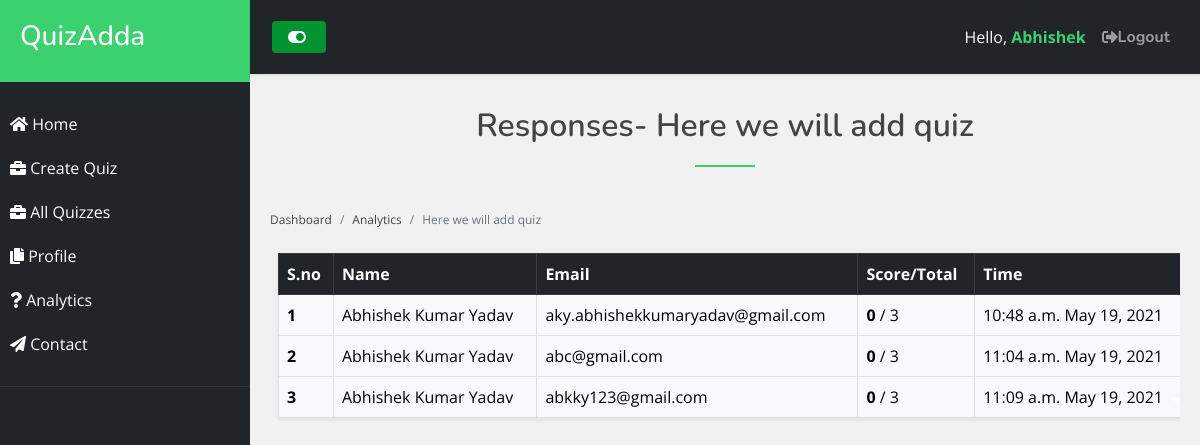
Screenshot of /educator/analytics/55 (signed in) with the database file from the repository.
### educator/models.py (models this page shows)
class quiz(models.Model):
    uid=models.PositiveIntegerField()
    quizname=models.CharField(max_length=250)
    quizdesc=models.CharField(max_length=500)
    quizstatus=models.BooleanField(default=False, editable=False)
    creationdate=models.DateField()
    creationtime=models.TimeField()
    attempts=models.PositiveIntegerField(default=0)

class responser(models.Model):
    quizid=models.PositiveIntegerField()
    name=models.CharField(max_length=250)
    email=models.CharField(max_length=250)
    clientip=models.CharField(max_length=250,null=True)
    substatus=models.BooleanField(default=False, editable=False)
    subdate=models.DateField()
    subtime=models.TimeField()
    score=models.PositiveIntegerField(default=0)

### educator/views.py (the view)
# urls.py: path('analytics/<int:qid>', views.anquiz, name='anquiz'),
def anquiz(request,qid):
    if request.user.is_authenticated:
        uid=request.user.id
        if quiz.objects.filter(id=qid,uid=uid).exists():
            q=quiz.objects.get(id=qid)
            numofqq=len(question.objects.filter(quizid=qid))
            res=responser.objects.filter(quizid=qid, substatus=True)
            numofr=len(res)
            context={"quiz":q,"rees":res,"numofr":numofr,"numofq":numofqq}
            return render(request,"anquiz.html",context)
        else:
            return HttpResponse('<script type="text/javascript"> alert("Invalid Access"); window.location.href = "/educator/analytics";</script>;')
    else:
        return redirect("login")

### educator/templates/anquiz.html (shortened to what this page needs)
{% extends "ebase.html" %}
{% block content %}
<div class="ques-title text-center py-3">
    <h2>Responses- {{quiz.quizname}}</h2>
    </div>
  <section class="counts py-2">
      <div class="row">
    <nav aria-label="breadcrumb">
        <ol class="breadcrumb">
          <li class="breadcrumb-item"><a href="/educator">Dashboard</a></li>
          <li class="breadcrumb-item"><a href="/educator/analytics">Analytics</a></li>
          <li class="breadcrumb-item active" aria-current="page">{{quiz.quizname}}</li>
        </ol>
      </nav></div>
    {% if numofr != 0 %}
    <table class="table table-hover table-responsive table-bordered table-light shadow-sm m-2">
        <thead class="table-dark">
          <tr>
            <th scope="col">S.no</th>
            <th scope="col">Name</th>
            <th scope="col">Email</th>
            <th scope="col">Score/Total</th>
            <th scope="col">Time</th>
          </tr>
        </thead>
        <tbody>
            {% for res in rees %}
          <tr>
            <th scope="row">{{forloop.counter}}</th>
            <td><a href="{{quiz.id}}/{{res.id}}">{{res.name}}</a></td>
            <td>{{res.email}}</td>
            <td><strong>{{res.score}}</strong> / {{numofq}}</td>
            <td>{{res.subtime}} {{res.subdate}}</td>
          </tr>
          {% endfor %}
        </tbody>
      </table>
      {% else %}
      <div class="col-md-12">
        <h2 class="text-center">No responses found.</h2><br/>
    </div>
      {% endif %}
  </section>
{% endblock %}

### educator/templates/ebase.html (shortened to what this page needs)
<!DOCTYPE html>
{% load static %}
{% get_static_prefix as STATIC_PREFIX %}
<html>
  <head>
    <link href="{% static 'vendor/bootstrap/css/bootstrap.min.css'%}" rel="stylesheet">
  <link href="{% static 'vendor/bootstrap-icons/bootstrap-icons.css'%}" rel="stylesheet">
  <link href="{% static 'css/style.css'%}" rel="stylesheet">
  </head>
  <body>
    <div class="wrapper">
      <nav id="sidebar">
        <div class="sidebar-header">
          <h3>QuizAdda</h3>
        </div>
        <ul class="list-unstyled components">
          <li>
            <a href="/educator">
              <i class="fas fa-home"></i>
              Home
            </a>
            <a href="/educator/createquiz">
              <i class="fas fa-briefcase"></i>
              Create Quiz
            </a>
            <a href="/educator/quizzes">
              <i class="fas fa-briefcase"></i>
              All Quizzes
            </a>
            <a
              href="#pageSubmenu"
              data-bs-toggle="collapse"
              aria-expanded="false"
              class="dropdown-toggle"
            >
              <i class="fas fa-copy"></i>
              Profile
            </a>
          </li>
          <li>
            <a href="/educator/analytics">
              <i class="fas fa-question"></i>
              Analytics
            </a>
          </li>
          <li>
            <a href="#">
              <i class="fas fa-paper-plane"></i>
              Contact
            </a>
          </li>
        </ul>
      </nav>
      <div id="content">
        <nav class="navbar navbar-expand-lg navbar-dark bg-dark">
          <div class="container-fluid">
            <button type="button" id="sidebarCollapse" class="btn px-3 py-1 btn-success">
              <i class="fas fa-toggle-on" id="buttontog"></i>
            </button>
            <div class="collapse navbar-collapse" id="navbarSupportedContent">
              <ul class="nav navbar-nav ms-auto">
                <li class="nav-item">
                  <span class="nav-link active">Hello, <span class="usrnm"> <strong>{{user.first_name}}</strong> </span> </span>
                </li>
                <li class="nav-item">
                  <a class="nav-link" href="/educator/logout"
                    ><i class="fas fa-sign-out-alt"></i> Logout</a
                  >
                </li>
              </ul>
            </div>
          </div>
        </nav>
        <div id="mcontent">{% block content %}{% endblock %}</div>
      </div>
    </div>
  </body>
</html>

### static/css/style.css (style rules this page uses)
:root { scroll-behavior: smooth; }
body { font-family: "Open Sans", sans-serif; color: #444444; }
a { color: #009431; text-decoration: none; }
h1, h2, h3, h4, h5, h6 { font-family: "Nunito", sans-serif; }
section { padding: 60px 0; overflow: hidden; }
.navbar { padding: 0; }
.navbar ul { margin: 0; padding: 0; display: flex; list-style: none; align-items: center; }
.navbar li { position: relative; }
.navbar a { display: flex; align-items: center; justify-content: space-between; padding: 10px 0 10px 30px; font-family: "Nunito", sans-serif; font-size: 16px; font-weight: 700; color: #212529; white-space: nowrap; transition: 0.3s; }
.navbar a:hover, .navbar .active, .navbar li:hover > a { color: #009431; }
.counts { padding: 70px 0 60px; }
.btn-success { background: #009431; border: 0; padding: 10px 30px; color: #fff; transition: 0.4s; border-radius: 4px; }
.breadcrumb { font-size: 0.75rem; }

### rows the page displays
quiz: quizname "Here we will add quiz"
responser: name "Abhishek Kumar Yadav", email "aky.abhishekkumaryadav@gmail.com", score "0", numofq "3", subtime "10:48 a.m.", subdate "May 19, 2021"
responser: name "Abhishek Kumar Yadav", email "abc@gmail.com", score "0", numofq "3", subtime "11:04 a.m.", subdate "May 19, 2021"
responser: name "Abhishek Kumar Yadav", email "abkky123@gmail.com", score "0", numofq "3", subtime "11:09 a.m.", subdate "May 19, 2021"

### other values shown
{{ user.first_name }} "Abhishek"
